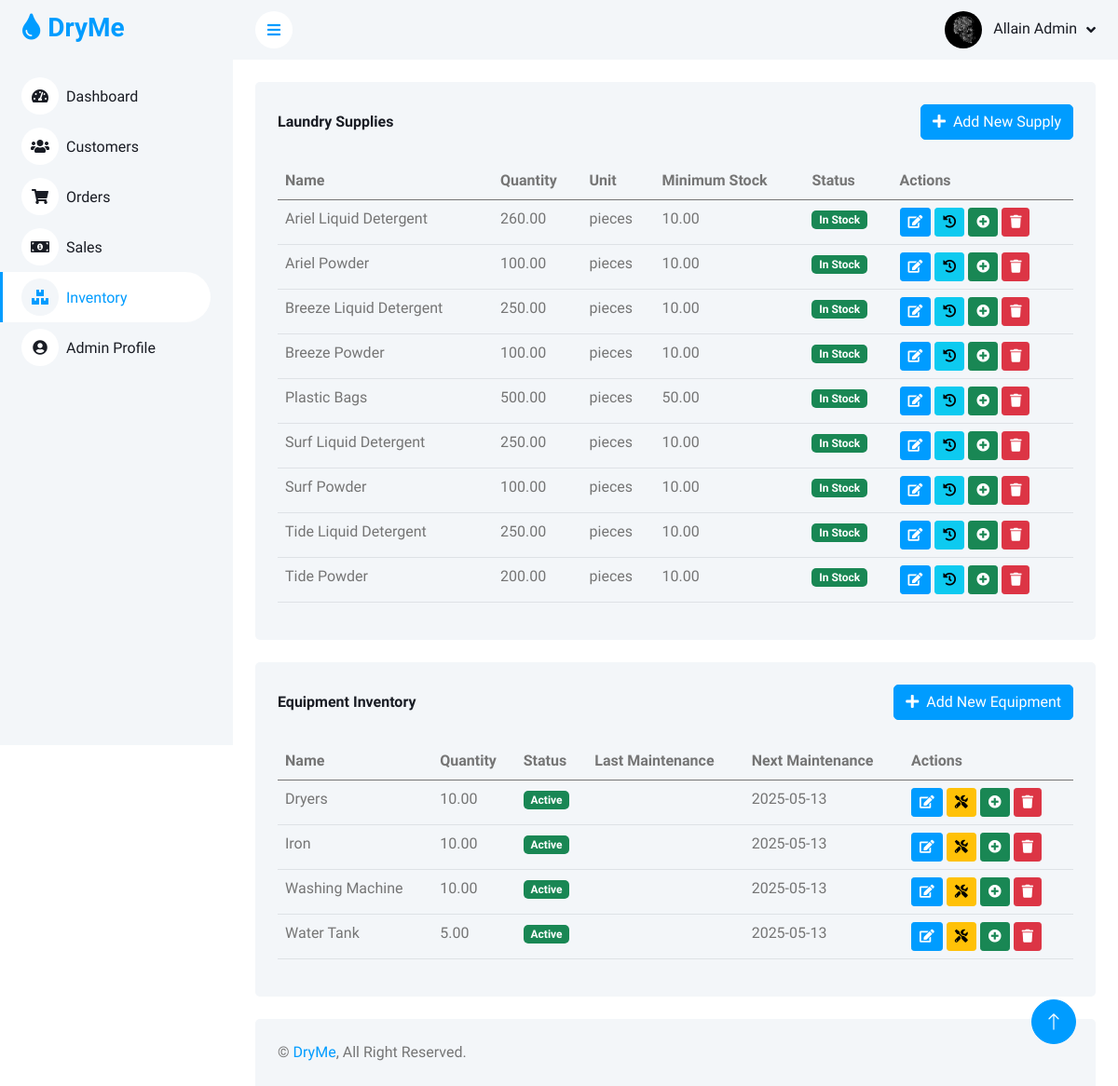
The app's page /admin/inventory.php (signed in) with its own data.
### tables this page shows
CREATE TABLE `inventory` (
  `item_id` int(11) NOT NULL,
  `name` varchar(100) NOT NULL,
  `category` enum('supply','equipment') NOT NULL,
  `quantity` decimal(10,2) NOT NULL DEFAULT 0.00,
  `unit` varchar(20) DEFAULT NULL,
  `minimum_stock` decimal(10,2) NOT NULL DEFAULT 10.00,
  `cost_per_unit` decimal(10,2) DEFAULT NULL,
  `status` enum('active','inactive','maintenance') DEFAULT 'active',
  `last_maintenance_date` date DEFAULT NULL,
  `next_maintenance_date` date DEFAULT NULL,
  `supplier` varchar(100) DEFAULT NULL,
  `notes` text DEFAULT NULL,
  `created_at` timestamp NOT NULL DEFAULT current_timestamp(),
  `updated_at` timestamp NOT NULL DEFAULT current_timestamp() ON UPDATE current_timestamp()
);

### admin/inventory.php (the view, shortened to what this page needs)
<?php
require_once '../includes/db_connect.php';
$stmt = $pdo->prepare("SELECT * FROM admins WHERE admin_id = ?");
$stmt->execute([$_SESSION['admin_id']]);
$admin = $stmt->fetch();
$stmt = $pdo->prepare("SELECT * FROM inventory WHERE category = 'supply' ORDER BY name");
$stmt->execute();
$supplies = $stmt->fetchAll();
$stmt = $pdo->prepare("SELECT * FROM inventory WHERE category = 'equipment' ORDER BY name");
$stmt->execute();
$equipment = $stmt->fetchAll();
?>
<!DOCTYPE html>
<html lang="en">
<head>
    <link href="https://cdnjs.cloudflare.com/ajax/libs/font-awesome/5.10.0/css/all.min.css" rel="stylesheet">
    <link href="https://cdn.jsdelivr.net/npm/bootstrap-icons@1.4.1/font/bootstrap-icons.css" rel="stylesheet">
    <link href="lib/owlcarousel/assets/owl.carousel.min.css" rel="stylesheet">
    <link href="lib/tempusdominus/css/tempusdominus-bootstrap-4.min.css" rel="stylesheet" />
    <link href="css/bootstrap.min.css" rel="stylesheet">
    <link href="css/style.css" rel="stylesheet">
</head>
<body>
    <div class="container-fluid position-relative bg-white d-flex p-0">
        <div class="sidebar pe-4 pb-3">
            <nav class="navbar bg-light navbar-light">
                <a href="index.php" class="navbar-brand mx-4 mb-3">
                    <h3 class="text-primary"><i class="fa fa-tint me-2"></i>DryMe</h3>
                </a>
                <div class="navbar-nav w-100">
                    <a href="index.php" class="nav-item nav-link"><i class="fa fa-tachometer-alt me-2"></i>Dashboard</a>
                    <a href="customers.php" class="nav-item nav-link"><i class="fa fa-users me-2"></i>Customers</a>
                    <a href="orders.php" class="nav-item nav-link"><i class="fa fa-shopping-cart me-2"></i>Orders</a>
                    <a href="sales.php" class="nav-item nav-link"><i class="fa fa-money-bill-alt me-2"></i>Sales</a>
                    <a href="inventory.php" class="nav-item nav-link active"><i class="fa fa-boxes me-2"></i>Inventory</a>
                    <a href="profile.php" class="nav-item nav-link"><i class="fa fa-user-circle me-2"></i>Admin Profile</a>
                </div>
            </nav>
        </div>
        <div class="content">
            <nav class="navbar navbar-expand bg-light navbar-light sticky-top px-4 py-0">
                <a href="#" class="sidebar-toggler flex-shrink-0">
                    <i class="fa fa-bars"></i>
                </a>
                <div class="navbar-nav align-items-center ms-auto">
                    <div class="nav-item dropdown">
                        <a href="#" class="nav-link dropdown-toggle" data-bs-toggle="dropdown">
                            <img class="rounded-circle me-lg-2" src="<?php echo isset($admin['profile_picture']) && $admin['profile_picture'] ? 'img/profile/' . $admin['profile_picture'] : 'img/user.jpg'; ?>" alt="" style="width: 40px; height: 40px; object-fit: cover;">
                            <span class="d-none d-lg-inline-flex"><?php echo htmlspecialchars($admin['full_name']); ?></span>
                        </a>
                    </div>
                </div>
            </nav>
            <div class="container-fluid pt-4 px-4">
                <div class="row g-4">
                    <div class="col-12">
                        <div class="bg-light rounded h-100 p-4">
                            <div class="d-flex justify-content-between align-items-center mb-4">
                                <h6 class="mb-0">Laundry Supplies</h6>
                                <button class="btn btn-primary" data-bs-toggle="modal" data-bs-target="#addSupplyModal">
                                    <i class="fa fa-plus me-2"></i>Add New Supply
                                </button>
                            </div>
                            <div class="table-responsive">
                                <table class="table">
                                    <thead>
                                        <tr>
                                            <th scope="col">Name</th>
                                            <th scope="col">Quantity</th>
                                            <th scope="col">Unit</th>
                                            <th scope="col">Minimum Stock</th>
                                            <th scope="col">Status</th>
                                            <th scope="col">Actions</th>
                                        </tr>
                                    </thead>
                                    <tbody>
                                        <?php foreach ($supplies as $supply): ?>
                                            <tr>
                                                <td><?php echo htmlspecialchars($supply['name']); ?></td>
                                                <td><?php echo htmlspecialchars($supply['quantity']); ?></td>
                                                <td><?php echo htmlspecialchars($supply['unit']); ?></td>
                                                <td><?php echo htmlspecialchars($supply['minimum_stock']); ?></td>
                                                <td>
                                                    <?php if ($supply['quantity'] <= $supply['minimum_stock']): ?>
                                                        <span class="badge bg-danger">Low Stock</span>
                                                    <?php else: ?>
                                                        <span class="badge bg-success">In Stock</span>
                                                    <?php endif; ?>
                                                </td>
                                                <td>
                                                    <button class="btn btn-sm btn-primary" onclick="editItem(<?php echo $supply['item_id']; ?>, 'supply')" title="Edit">
                                                        <i class="fa fa-edit"></i>
                                                    </button>
                                                    <button class="btn btn-sm btn-info" onclick="viewHistory(<?php echo $supply['item_id']; ?>)" title="View History">
                                                        <i class="fa fa-history"></i>
                                                    </button>
                                                    <button class="btn btn-sm btn-success" onclick="restockItem(<?php echo $supply['item_id']; ?>, 'supply')" title="Restock">
                                                        <i class="fa fa-plus-circle"></i>
                                                    </button>
                                                    <button class="btn btn-sm btn-danger" onclick="deleteItem(<?php echo $supply['item_id']; ?>, 'supply', '<?php echo addslashes($supply['name']); ?>')" title="Delete">
                                                        <i class="fa fa-trash"></i>
                                                    </button>
                                                </td>
                                            </tr>
                                        <?php endforeach; ?>
                                    </tbody>
                                </table>
                            </div>
                        </div>
                    </div>
                </div>
            </div>
            <div class="container-fluid pt-4 px-4">
                <div class="row g-4">
                    <div class="col-12">
                        <div class="bg-light rounded h-100 p-4">
                            <div class="d-flex justify-content-between align-items-center mb-4">
                                <h6 class="mb-0">Equipment Inventory</h6>
                                <button class="btn btn-primary" data-bs-toggle="modal" data-bs-target="#addEquipmentModal">
                                    <i class="fa fa-plus me-2"></i>Add New Equipment
                                </button>
                            </div>
                            <div class="table-responsive">
                                <table class="table">
                                    <thead>
                                        <tr>
                                            <th scope="col">Name</th>
                                            <th scope="col">Quantity</th>
                                            <th scope="col">Status</th>
                                            <th scope="col">Last Maintenance</th>
                                            <th scope="col">Next Maintenance</th>
                                            <th scope="col">Actions</th>
                                        </tr>
                                    </thead>
                                    <tbody>
                                        <?php foreach ($equipment as $item): ?>
                                            <tr>
                                                <td><?php echo htmlspecialchars($item['name']); ?></td>
                                                <td><?php echo htmlspecialchars($item['quantity']); ?></td>
                                                <td>
                                                    <?php
                                                    $statusClass = [
                                                        'active' => 'bg-success',
                                                        'maintenance' => 'bg-warning',
                                                        'inactive' => 'bg-danger'
                                                    ][$item['status']] ?? 'bg-secondary';
                                                    ?>
                                                    <span class="badge <?php echo $statusClass; ?>"><?php echo ucfirst($item['status']); ?></span>
                                                </td>
                                                <td><?php echo htmlspecialchars($item['last_maintenance_date']); ?></td>
                                                <td><?php echo htmlspecialchars($item['next_maintenance_date']); ?></td>
                                                <td>
                                                    <button class="btn btn-sm btn-primary" onclick="editItem(<?php echo $item['item_id']; ?>, 'equipment')" title="Edit">
                                                        <i class="fa fa-edit"></i>
                                                    </button>
                                                    <button class="btn btn-sm btn-warning" onclick="scheduleMaintenance(<?php echo $item['item_id']; ?>)" title="Schedule Maintenance">
                                                        <i class="fa fa-tools"></i>
                                                    </button>
                                                    <button class="btn btn-sm btn-success" onclick="restockItem(<?php echo $item['item_id']; ?>, 'equipment')" title="Restock">
                                                        <i class="fa fa-plus-circle"></i>
                                                    </button>
                                                    <button class="btn btn-sm btn-danger" onclick="deleteItem(<?php echo $item['item_id']; ?>, 'equipment', '<?php echo addslashes($item['name']); ?>')" title="Delete">
                                                        <i class="fa fa-trash"></i>
                                                    </button>
                                                </td>
                                            </tr>
                                        <?php endforeach; ?>
                                    </tbody>
                                </table>
                            </div>
                        </div>
                    </div>
                </div>
            </div>
            <div class="container-fluid pt-4 px-4">
                <div class="bg-light rounded-top p-4">
                    <div class="row">
                        <div class="col-12 col-sm-6 text-center text-sm-start">
                            &copy; <a href="#">DryMe</a>, All Right Reserved.
                        </div>
                    </div>
                </div>
            </div>
        </div>
        <a href="#" class="btn btn-lg btn-primary btn-lg-square back-to-top"><i class="bi bi-arrow-up"></i></a>
    </div>
</body>
</html>

### admin/css/style.css (style rules this page uses)
:root { --primary: #009CFF; --light: #F3F6F9; --dark: #191C24; }
.back-to-top { position: fixed; display: none; right: 45px; bottom: 45px; z-index: 99; }
.btn { transition: .5s; }
.btn.btn-primary { color: #FFFFFF; }
.btn-lg-square { width: 48px; height: 48px; }
.btn-square, .btn-sm-square, .btn-lg-square { padding: 0; display: inline-flex; align-items: center; justify-content: center; font-weight: normal; border-radius: 50px; }
.sidebar { position: fixed; top: 0; left: 0; bottom: 0; width: 250px; height: 100vh; overflow-y: auto; background: var(--light); transition: 0.5s; z-index: 999; }
.content { margin-left: 250px; min-height: 100vh; background: #FFFFFF; transition: 0.5s; }
@media (min-width: 992px) { .sidebar { margin-left: 0; } }
@media (min-width: 992px) { .content { width: calc(100% - 250px); } }
.sidebar .navbar .navbar-nav .nav-link { padding: 7px 20px; color: var(--dark); font-weight: 500; border-left: 3px solid var(--light); border-radius: 0 30px 30px 0; outline: none; }
.sidebar .navbar .navbar-nav .nav-link:hover, .sidebar .navbar .navbar-nav .nav-link.active { color: var(--primary); background: #FFFFFF; border-color: var(--primary); }
.sidebar .navbar .navbar-nav .nav-link i { width: 40px; height: 40px; display: inline-flex; align-items: center; justify-content: center; background: #FFFFFF; border-radius: 40px; }
.sidebar .navbar .navbar-nav .nav-link:hover i, .sidebar .navbar .navbar-nav .nav-link.active i { background: var(--light); }
.content .navbar .navbar-nav .nav-link { margin-left: 25px; padding: 12px 0; color: var(--dark); outline: none; }
.content .navbar .sidebar-toggler, .content .navbar .navbar-nav .nav-link i { width: 40px; height: 40px; display: inline-flex; align-items: center; justify-content: center; background: #FFFFFF; border-radius: 40px; }
.content .navbar .dropdown-toggle::after { margin-left: 6px; vertical-align: middle; border: none; content: "\f107"; font-family: "Font Awesome 5 Free"; font-weight: 900; transition: .5s; }

### records on screen
inventory: name "Ariel Liquid Detergent", quantity "260.00", unit "pieces", minimum_stock "10.00", shows "In Stock"
inventory: name "Ariel Powder", quantity "100.00", unit "pieces", minimum_stock "10.00", shows "In Stock"
inventory: name "Breeze Liquid Detergent", quantity "250.00", unit "pieces", minimum_stock "10.00", shows "In Stock"
inventory: name "Breeze Powder", quantity "100.00", unit "pieces", minimum_stock "10.00", shows "In Stock"
inventory: name "Plastic Bags", quantity "500.00", unit "pieces", minimum_stock "50.00", shows "In Stock"
inventory: name "Surf Liquid Detergent", quantity "250.00", unit "pieces", minimum_stock "10.00", shows "In Stock"
inventory: name "Surf Powder", quantity "100.00", unit "pieces", minimum_stock "10.00", shows "In Stock"
inventory: name "Tide Liquid Detergent", quantity "250.00", unit "pieces", minimum_stock "10.00", shows "In Stock"
inventory: name "Tide Powder", quantity "200.00", unit "pieces", minimum_stock "10.00", shows "In Stock"
inventory: name "Dryers", quantity "10.00", status "Active", next_maintenance_date "2025-05-13"
inventory: name "Iron", quantity "10.00", status "Active", next_maintenance_date "2025-05-13"
inventory: name "Washing Machine", quantity "10.00", status "Active", next_maintenance_date "2025-05-13"
inventory: name "Water Tank", quantity "5.00", status "Active", next_maintenance_date "2025-05-13"

### other values on screen
$admin['full_name'] "Allain Admin"
